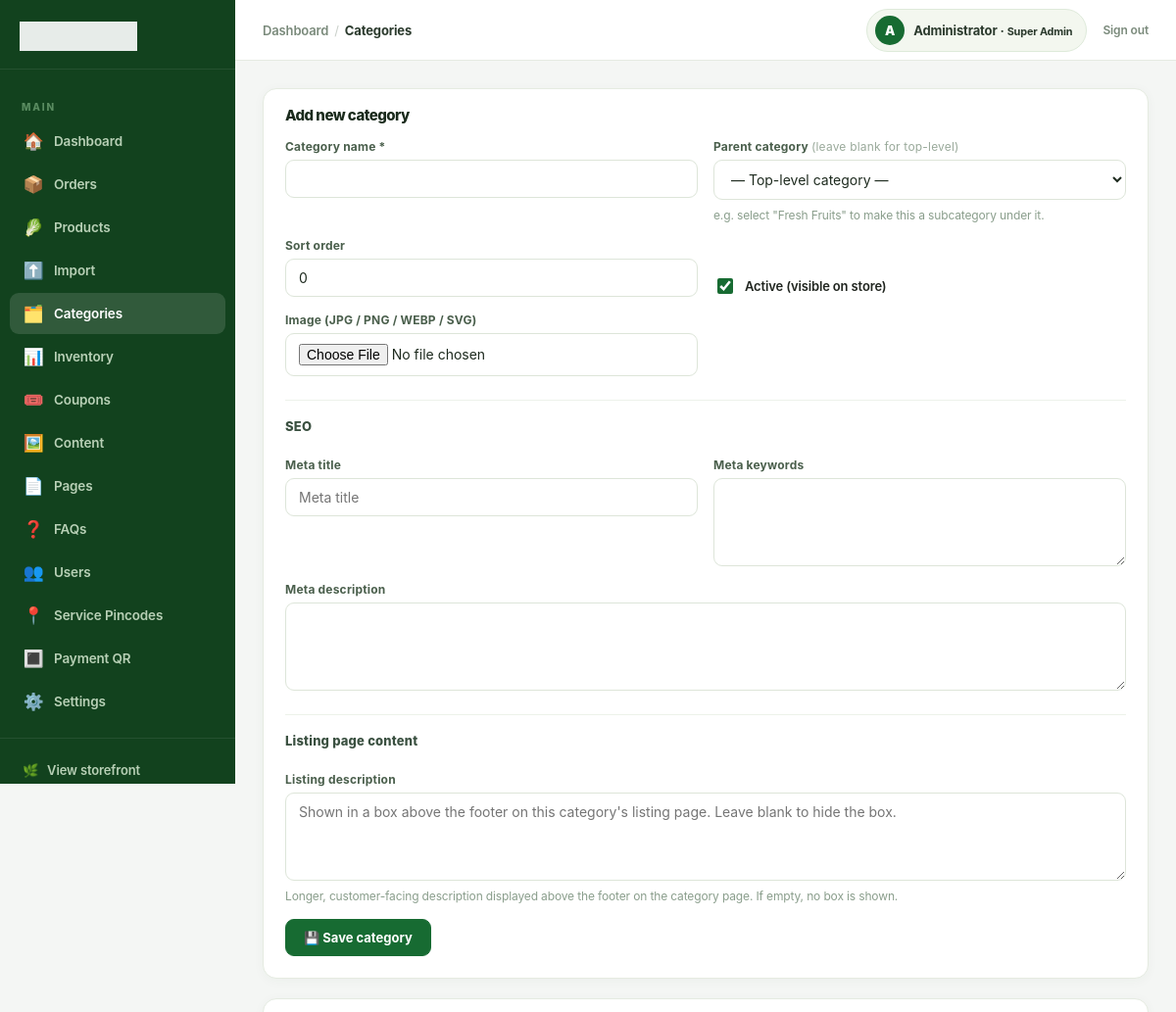
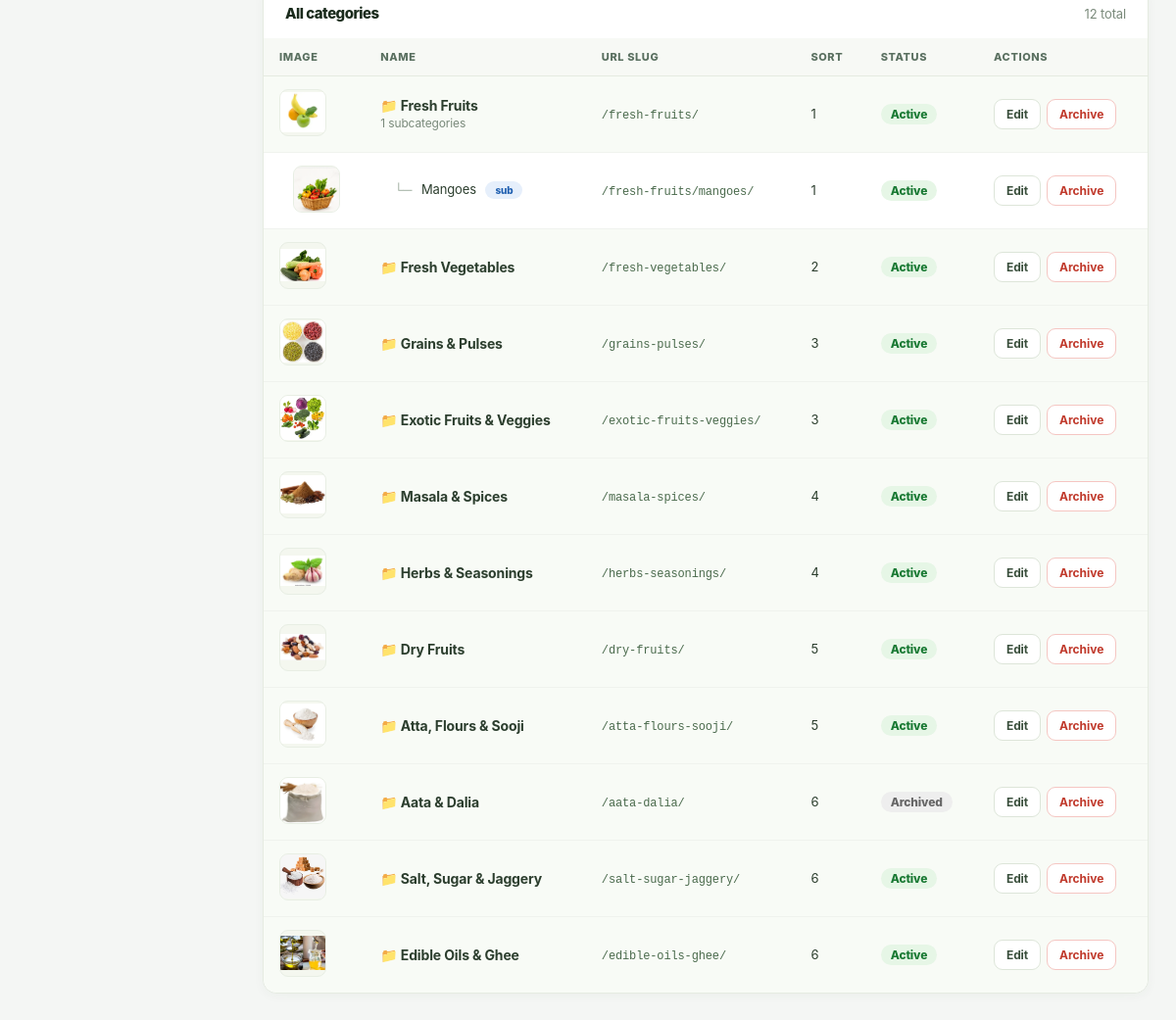
Screenshot of /admin/categories.php (signed in) with the database file from the repository (2 pictures, top to bottom).
### tables this page shows
CREATE TABLE `users` (
  `id` bigint(20) UNSIGNED NOT NULL,
  `name` varchar(120) NOT NULL,
  `first_name` varchar(80) DEFAULT NULL,
  `last_name` varchar(80) DEFAULT NULL,
  `email` varchar(190) DEFAULT NULL,
  `phone` varchar(20) DEFAULT NULL,
  `avatar` varchar(500) DEFAULT NULL,
  `password_hash` varchar(255) DEFAULT NULL,
  `provider` enum('local','google','facebook') NOT NULL DEFAULT 'local',
  `provider_id` varchar(190) DEFAULT NULL,
  `role_slug` varchar(80) NOT NULL DEFAULT 'customer',
  `points` int(10) UNSIGNED NOT NULL DEFAULT 0,
  `wallet_balance` decimal(10,2) NOT NULL DEFAULT 0.00,
  `remember_token_hash` varchar(255) DEFAULT NULL,
  `referral_code` varchar(32) DEFAULT NULL,
  `referred_by` bigint(20) UNSIGNED DEFAULT NULL,
  `is_active` tinyint(1) NOT NULL DEFAULT 1,
  `remarks` text DEFAULT NULL,
  `created_at` timestamp NOT NULL DEFAULT current_timestamp(),
  `updated_at` timestamp NOT NULL DEFAULT current_timestamp() ON UPDATE current_timestamp()
);

CREATE TABLE `categories` (
  `id` int(10) UNSIGNED NOT NULL,
  `parent_id` int(10) UNSIGNED DEFAULT NULL,
  `name` varchar(120) NOT NULL,
  `slug` varchar(140) NOT NULL,
  `image` varchar(255) DEFAULT NULL,
  `is_active` tinyint(1) DEFAULT 1,
  `sort_order` int(11) DEFAULT 0,
  `meta_title` varchar(180) DEFAULT NULL,
  `meta_description` varchar(320) DEFAULT NULL,
  `meta_keywords` varchar(500) DEFAULT NULL,
  `listing_description` text DEFAULT NULL
);

### config/config.php (called while the page is built, shortened)
<?php
function e(?string $v):string{return htmlspecialchars($v??'',ENT_QUOTES,'UTF-8');}
function url(string $p=''):string{return BASE_URL.ltrim($p,'/');}
function asset_url(?string $p):string{if(!$p)return url('assets/images/products/no-product-basket.png');return preg_match('~^https?://~i',$p)?$p:url($p);}

### admin/categories.php (the view, shortened to what this page needs)
<?php
$pdo = db();
$edit = null;
$allCats = $pdo->query('SELECT * FROM categories ORDER BY sort_order,id')->fetchAll();
$parents  = array_filter($allCats, fn($c) => !$c['parent_id']);
$children = [];
foreach ($allCats as $c) {
    if ($c['parent_id']) $children[$c['parent_id']][] = $c;
}
$adminSection = 'categories';
$adminCrumbs  = [['label' => 'Categories']];
include __DIR__.'/../includes/admin-header.php';
?>
<div class="ap-card">
  <div class="ap-card-header">
    <h2 class="ap-card-title"><?= $edit ? 'Edit category' : 'Add new category' ?></h2>
  </div>
  <div class="ap-card-body">
    <form class="ap-form" method="post" enctype="multipart/form-data">
      <div class="ap-form-grid">
        <div class="ap-field">
          <label class="ap-label">Category name *</label>
          <input class="ap-input" name="name" value="<?= e($edit['name'] ?? '') ?>" required>
        </div>
        <div class="ap-field">
          <label class="ap-label">
            Parent category
            <span style="font-weight:400;color:#9aaa9b">(leave blank for top-level)</span>
          </label>
          <select class="ap-select" name="parent_id">
            <option value="">— Top-level category —</option>
          </select>
          <span class="ap-hint">e.g. select "Fresh Fruits" to make this a subcategory under it.</span>
        </div>
        <div class="ap-field">
          <label class="ap-label">Sort order</label>
          <input class="ap-input" name="sort_order" type="number"
                 value="<?= e((string)($edit['sort_order'] ?? 0)) ?>">
        </div>
        <div class="ap-field" style="align-self:end;">
          <label class="ap-check-row">
            <input type="checkbox" name="active"
                   <?= !isset($edit['is_active']) || $edit['is_active'] ? 'checked' : '' ?>>
            Active (visible on store)
          </label>
        </div>
        <div class="ap-field">
          <label class="ap-label">Image (JPG / PNG / WEBP / SVG)</label>
          <input class="ap-input" type="file" name="image"
                 accept="image/jpeg,image/png,image/webp,image/svg+xml">
        </div>
      </div>
      <div class="ap-section-title">SEO</div>
      <div class="ap-form-grid">
        <div class="ap-field">
          <label class="ap-label">Meta title</label>
          <input class="ap-input" name="meta_title"
                 value="<?= e($edit['meta_title'] ?? '') ?>" placeholder="Meta title">
        </div>
        <div class="ap-field">
          <label class="ap-label">Meta keywords</label>
          <textarea class="ap-textarea" name="meta_keywords"><?= e($edit['meta_keywords'] ?? '') ?></textarea>
        </div>
        <div class="ap-field ap-form-wide">
          <label class="ap-label">Meta description</label>
          <textarea class="ap-textarea" name="meta_description"><?= e($edit['meta_description'] ?? '') ?></textarea>
        </div>
      </div>
      <div class="ap-section-title">Listing page content</div>
      <div class="ap-form-grid">
        <div class="ap-field ap-form-wide">
          <label class="ap-label">Listing description</label>
          <textarea class="ap-textarea" name="listing_description" rows="4"
                    placeholder="Shown in a box above the footer on this category's listing page. Leave blank to hide the box."><?= e($edit['listing_description'] ?? '') ?></textarea>
          <span class="ap-hint">Longer, customer-facing description displayed above the footer on the category page. If empty, no box is shown.</span>
        </div>
      </div>
      <div><button class="ap-btn ap-btn-primary">💾 Save category</button></div>
    </form>
  </div>
</div>
<div class="ap-card">
  <div class="ap-card-header">
    <h2 class="ap-card-title">All categories</h2>
    <span style="font-size:13px;color:#7a8a7b;"><?= count($allCats) ?> total</span>
  </div>
  <div class="ap-card-body no-pad">
    <div class="ap-table-wrap">
      <table class="ap-table">
        <thead>
          <tr>
            <th>Image</th>
            <th>Name</th>
            <th>URL slug</th>
            <th>Sort</th>
            <th>Status</th>
            <th>Actions</th>
          </tr>
        </thead>
        <tbody>
          <?php foreach ($parents as $parent): ?>
          <tr style="background:#f8fbf6;">
            <td>
              <img class="thumb" src="<?= e(asset_url($parent['image'])) ?>" alt="">
            </td>
            <td>
              <b style="font-size:14px;">📁 <?= e($parent['name']) ?></b>
              <?php $childCount = count($children[$parent['id']] ?? []); ?>
              <?php if ($childCount): ?>
                <small style="color:#7a8a7b;"><?= $childCount ?> subcategories</small>
              <?php endif; ?>
            </td>
            <td><code style="font-size:12px;color:#4a6a4c;">/<?= e($parent['slug']) ?>/</code></td>
            <td><?= $parent['sort_order'] ?></td>
            <td>
              <span class="ap-badge <?= $parent['is_active'] ? 'ap-badge-green' : 'ap-badge-gray' ?>">
                <?= $parent['is_active'] ? 'Active' : 'Archived' ?>
              </span>
            </td>
            <td>
              <div style="display:flex;gap:6px;">
                <a class="ap-btn ap-btn-sm" href="?edit=<?= $parent['id'] ?>">Edit</a>
                <form method="post" style="display:inline">
                  <button class="ap-btn ap-btn-sm ap-btn-danger"
                          onclick="return confirm('Archive this category? Subcategories will become top-level.')">
                    Archive
                  </button>
                </form>
              </div>
            </td>
          </tr>
          <?php foreach (($children[$parent['id']] ?? []) as $child): ?>
          <tr>
            <td style="padding-left:30px;">
              <img class="thumb" src="<?= e(asset_url($child['image'])) ?>" alt="">
            </td>
            <td style="padding-left:30px;">
              <span style="color:#9aaa9b;margin-right:6px;">└─</span>
              <?= e($child['name']) ?>
              <span class="ap-badge ap-badge-blue" style="font-size:10px;margin-left:6px;">sub</span>
            </td>
            <td>
              <code style="font-size:12px;color:#4a6a4c;">/<?= e($parent['slug']) ?>/<?= e($child['slug']) ?>/</code>
            </td>
            <td><?= $child['sort_order'] ?></td>
            <td>
              <span class="ap-badge <?= $child['is_active'] ? 'ap-badge-green' : 'ap-badge-gray' ?>">
                <?= $child['is_active'] ? 'Active' : 'Archived' ?>
              </span>
            </td>
            <td>
              <div style="display:flex;gap:6px;">
                <a class="ap-btn ap-btn-sm" href="?edit=<?= $child['id'] ?>">Edit</a>
                <form method="post" style="display:inline">
                  <button class="ap-btn ap-btn-sm ap-btn-danger"
                          onclick="return confirm('Archive this subcategory?')">
                    Archive
                  </button>
                </form>
              </div>
            </td>
          </tr>
          <?php endforeach; ?>
          <?php endforeach; ?>
        </tbody>
      </table>
    </div>
  </div>
</div>
<?php include __DIR__.'/../includes/admin-footer.php'; ?>

### includes/admin-header.php (shortened to what this page needs)
<?php
$adminTitle   = $adminTitle   ?? 'Admin';
$adminSection = $adminSection ?? '';
$adminCrumbs  = $adminCrumbs  ?? [];
$_au = null;
if (is_logged_in()) {
    $_s = $pdo->prepare('SELECT first_name, last_name, role_slug FROM users WHERE id = ? LIMIT 1');
    $_s->execute([user_id()]);
    $_au = $_s->fetch();
}
$_auName  = trim(($_au['first_name'] ?? '') . ' ' . ($_au['last_name'] ?? '')) ?: 'Admin';
$_auRole  = ucwords(str_replace('_', ' ', $_au['role_slug'] ?? 'admin'));
$_auInit  = strtoupper(mb_substr($_auName, 0, 1));
$_navItems = [
    ['dashboard', '🏠', 'Dashboard',  url('admin/'),                 null],
    ['orders',    '📦', 'Orders',     url('admin/orders.php'),       'orders'],
    ['products',  '🥬', 'Products',   url('admin/products.php'),     'catalog'],
    ['import',    '⬆️', 'Import',     url('admin/import.php'),       'catalog'],
    ['categories','🗂️',  'Categories', url('admin/categories.php'),  'catalog'],
    ['inventory', '📊', 'Inventory',  url('admin/inventory.php'),    'catalog'],
    ['coupons',   '🎟️',  'Coupons',   url('admin/coupons.php'),      'settings'],
    ['content',   '🖼️',  'Content',   url('admin/content.php'),      'content'],
    ['pages',     '📄', 'Pages',      url('admin/pages.php'),        'content'],
    ['faqs',      '❓', 'FAQs',       url('admin/faqs.php'),         'content'],
    ['users',     '👥', 'Users',      url('admin/users.php'),        'users'],
    ['pincodes',  '📍', 'Service Pincodes', url('admin/pincodes.php'), 'settings'],
    ['qr',        '🔳', 'Payment QR', url('admin/qr.php'),           'settings'],
    ['settings',  '⚙️',  'Settings',  url('admin/settings.php'),    'settings'],
];
?>
<!doctype html>
<html lang="en">
<head>
  <link rel="stylesheet" href="<?= url('assets/css/style.css') ?>?v=<?= time() ?>">
</head>
<body class="admin-body">
<div class="admin-shell">
  <aside class="admin-sidebar" id="adminSidebar">
    <div class="admin-brand">
      <img src="<?= url('assets/logo.png') ?>" alt="<?= e(APP_NAME) ?>">
    </div>
    <nav class="admin-nav">
      <div class="admin-nav-section">Main</div>
      <?php foreach ($_navItems as [$key, $icon, $label, $href, $perm]): ?>
        <a href="<?= e($href) ?>" class="<?= $adminSection === $key ? 'active' : '' ?>">
          <span class="nav-icon"><?= $icon ?></span>
          <?= e($label) ?>
        </a>
      <?php endforeach; ?>
    </nav>
    <div class="admin-sidebar-footer">
      <a href="<?= url() ?>" target="_blank">
        <span class="nav-icon">🌿</span> View storefront
      </a>
    </div>
  </aside>
  <div class="admin-main">
    <header class="admin-topbar">
      <div class="admin-topbar-left">
        <?php if ($adminCrumbs): ?>
          <nav class="admin-breadcrumb" aria-label="Breadcrumb">
            <a href="<?= url('admin/') ?>">Dashboard</a>
            <?php foreach ($adminCrumbs as $_crumb): ?>
              <span class="sep">/</span>
              <?php if (!empty($_crumb['url'])): ?>
                <a href="<?= e($_crumb['url']) ?>"><?= e($_crumb['label']) ?></a>
              <?php else: ?>
                <span class="current"><?= e($_crumb['label']) ?></span>
              <?php endif; ?>
            <?php endforeach; ?>
          </nav>
        <?php else: ?>
          <nav class="admin-breadcrumb">
            <span class="current"><?= e($adminTitle) ?></span>
          </nav>
        <?php endif; ?>
      </div>
      <div class="admin-topbar-right">
        <div class="admin-user-pill">
          <div class="admin-avatar"><?= e($_auInit) ?></div>
          <span><?= e($_auName) ?> &middot; <small><?= e($_auRole) ?></small></span>
        </div>
        <a href="<?= url('admin/logout.php') ?>">Sign out</a>
      </div>
    </header>
    <div class="admin-content">

### rows the page displays
users: _auInit "A", first_name "Administrator", role_slug "Super Admin"
categories: image (picture), name "Fresh Fruits", id "1", slug "fresh-fruits", sort_order "1", is_active "Active"
categories: name "Mangoes", slug "mangoes", sort_order "1", is_active "Active"
categories: image (picture), name "Fresh Vegetables", slug "fresh-vegetables", sort_order "2", is_active "Active"
categories: image (picture), name "Grains & Pulses", slug "grains-pulses", sort_order "3", is_active "Active"
categories: image (picture), name "Exotic Fruits & Veggies", slug "exotic-fruits-veggies", sort_order "3", is_active "Active"
categories: image (picture), name "Masala & Spices", slug "masala-spices", sort_order "4", is_active "Active"
categories: image (picture), name "Herbs & Seasonings", slug "herbs-seasonings", sort_order "4", is_active "Active"
categories: image (picture), name "Dry Fruits", slug "dry-fruits", sort_order "5", is_active "Active"
categories: image (picture), name "Atta, Flours & Sooji", slug "atta-flours-sooji", sort_order "5", is_active "Active"
categories: image (picture), name "Aata & Dalia", slug "aata-dalia", sort_order "6", is_active "Archived"
categories: image (picture), name "Salt, Sugar & Jaggery", slug "salt-sugar-jaggery", sort_order "6", is_active "Active"
categories: image (picture), name "Edible Oils & Ghee", slug "edible-oils-ghee", sort_order "6", is_active "Active"

### other values shown
$icon "🏠"
$label "Dashboard"
$icon "📦"
$label "Orders"
$icon "🥬"
$label "Products"
$icon "⬆️"
$label "Import"
$icon "🗂️"
$label "Categories"
$icon "📊"
$label "Inventory"
$icon "🎟️"
$label "Coupons"
$icon "🖼️"
